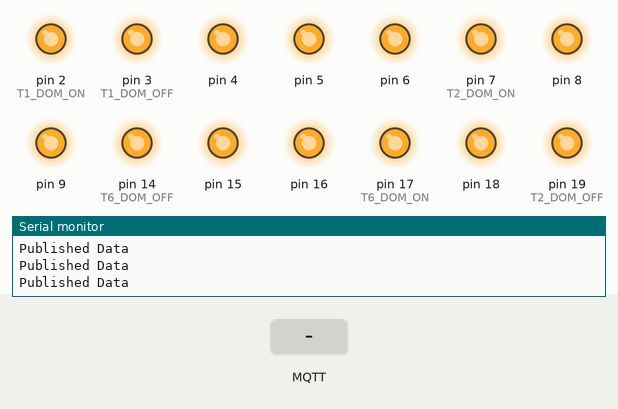
This sketch was run on a simulated Arduino Uno, built with avr-gcc and run on an emulated ATmega328P. On the bench: output pins drawn as LEDs (lit = HIGH), the last lines printed to the serial monitor. The test bench sets the inputs (shaded band). WiFi joins after 1.5 s; servers stay silent unless stated; no MQTT or app messages arrive unless stated.

Above: at 2.3 s.
2.4 s: MQTT message "turnOffMotorOne" arrives on the first subscribed topic
At 3.6 s:
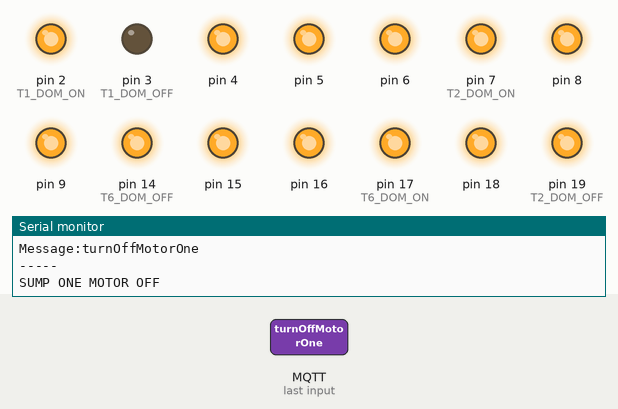
3.9 s: MQTT message "turnOnMotorOne" arrives on the first subscribed topic
At 6.8 s:
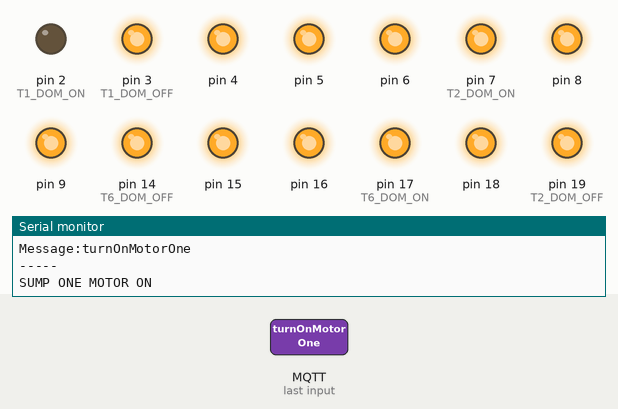
6.9 s: MQTT message "turnOnMotorOne" arrives on the second subscribed topic
At 9.3 s:
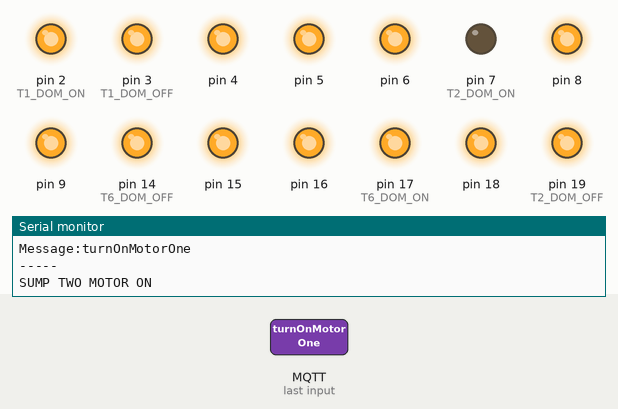
9.9 s: MQTT message "turnOffMotorOne" arrives on the second subscribed topic
At 11.5 s:
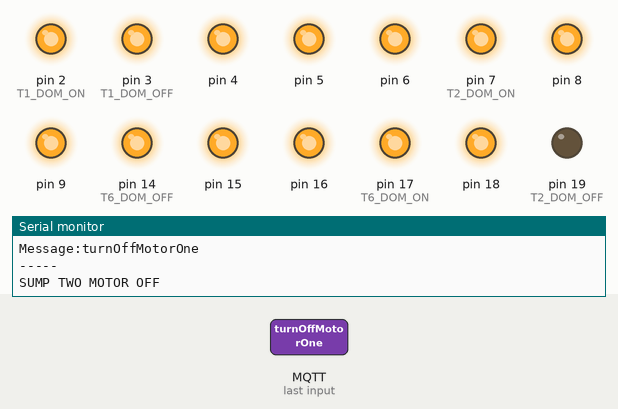
12.3 s: MQTT message "turnOnMotorOne" arrives on the third subscribed topic
At 15.2 s:
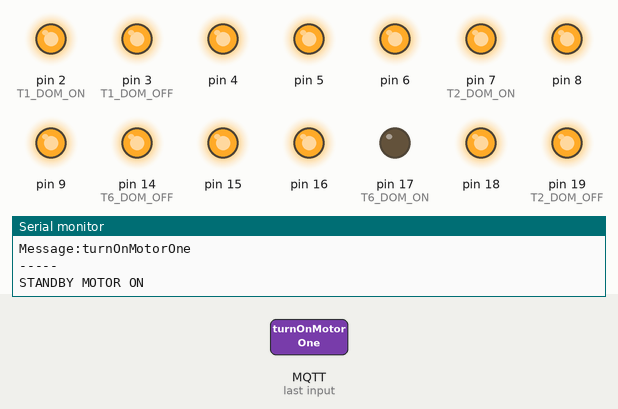
15.3 s: MQTT message "turnOffMotorOne" arrives on the third subscribed topic
At 18.4 s:
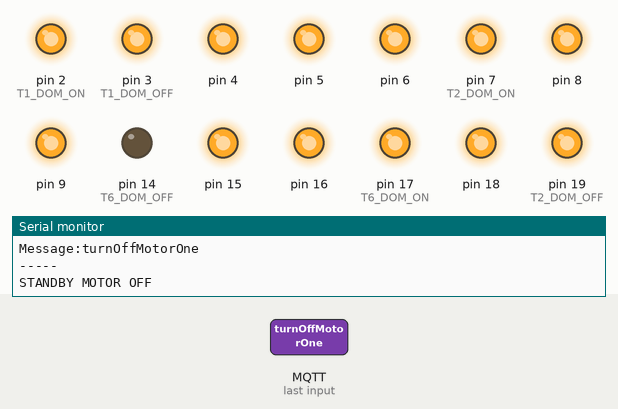
Timing chart, 0 to 22.5 s (numbered marks = the images above; inputs shaded):
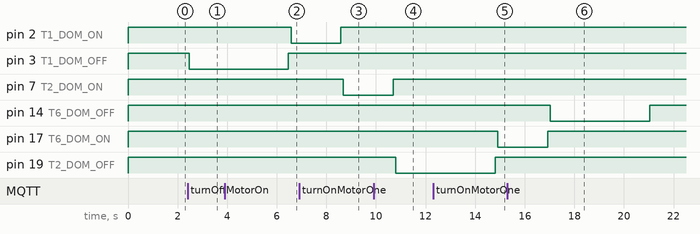

Measured:
- after the input at 2.4 s, pin 3 (T1_DOM_OFF): HIGH → LOW after 0.06 s
- after the input at 3.9 s, pin 2 (T1_DOM_ON): HIGH → LOW after 2.7 s
- after the input at 6.9 s, pin 7 (T2_DOM_ON): HIGH → LOW after 1.8 s
- after the input at 9.9 s, pin 19 (T2_DOM_OFF): HIGH → LOW after 0.90 s
- after the input at 12.3 s, pin 17 (T6_DOM_ON): HIGH → LOW after 2.6 s
- after the input at 15.3 s, pin 14 (T6_DOM_OFF): HIGH → LOW after 1.7 s, → HIGH 4.0 s later

The sketch:

sumpMotor.ino
```cpp
#include <SPI.h>
#include <Ethernet.h>
#include "PubSubClient.h"

#define INTERVAL    2000 // 2 sec delay between publishing

#define CLIENT_ID   "Tower_ONE_SWITCH" //client ID | Unique ID for SUMP & motor

//-----RELAY PINS
#define T1_DOM_ON 2 //SumpneTurnOn
#define T1_DOM_OFF 3 ////SumpneTurnOff

#define T2_DOM_ON 7 //sumptwoTurnOne
#define T2_DOM_OFF 19 //sumptwoTurnOne

#define T6_DOM_ON 17 //StandbyOn | Not using now
#define T6_DOM_OFF 14//StandbyOff | Not using now

#define UNIT_1_ONLINESTATUS "/sump/unitone/online" //Unit one includes T1, T2, and T6. To reduce unwanted memory coneception this will be better

#define T1_DOM_MOTORSTATUS "/sumpone/motorstatus"
#define T2_DOM_MOTORSTATUS "/sumptwo/motorstatus"
#define T6_DOM_MOTORSTATUS "/standby/motorstatus" //Standby | Not using now

#define T1_DOM_DASH_MOTORSTATUS "/sumpone/dashStatus"
#define T2_DOM_DASH_MOTORSTATUS "/sumptwo/dashStatus"
#define T6_DOM_DASH_MOTORSTATUS "/standby/dashStatus" //Standby | Not using now

#define T1_MESSAGES "/sumpone/messages"
#define T2_MESSAGES "/sumptwo/messages"
#define T6_MESSAGES "/standby/messages" //Standby | Not using now


//-----Motor Condition
bool t1_dom_motorConditionFlag = false;
bool t2_dom_motorConditionFlag = false;
bool t6_dom_motorConditionFlag = false;
//--------Motor Func
bool t1_dom_motorFunctionFlag  = true;

bool t2_dom_motorFunctionFlag  = false;

bool t6_dom_motorFunctionFlag  = false;
//--------ETherNet Config-----

//---------FLU
bool t1_dom_dataReceived = false;
bool t2_dom_dataReceived = false;
bool t6_dom_dataReceived = false;

int failCount = 0;
long previousMillis;

byte mac[] = { 0xDE, 0xAD, 0xBE, 0xAF, 0xDE, 0xEE };

IPAddress ip(192, 168, 1, 84);
IPAddress myDns(8, 8, 8, 8);
IPAddress gateway(192, 168, 1, 1);
IPAddress subnet(255, 255, 255, 0);

EthernetClient client;
PubSubClient mqttClient;

//--------------resetFunction
void(* resetFunc) (void) = 0;

//--------------CallBack
void callback(char* topic, byte* payload, unsigned int length) {
  char messageBuffer[30];  //somewhere to put the message
  int i = 0;
  Serial.print("Message arrived in topic: ");
  Serial.println(topic);
  Serial.print("-----Message-----------\n");
  Serial.print("Message:");


  memcpy(messageBuffer, payload, length);  //copy in the payload
  messageBuffer[length] = '\0';  //convert copied payload to a C style string
  Serial.println(messageBuffer);  //print the buffer if you want to

  Serial.println("-----");
  //-----T1 DOM
  if (strcmp(messageBuffer, "turnOnMotorOne") == 0 && strcmp(topic, T1_DOM_MOTORSTATUS) == 0) { //for T1 DOM
    //Serial.println("T1-DOM: TurnOn Motor ");
    mqttClient.publish(T1_MESSAGES, "SUMP 1 Motor On ");
    t1_dom_motorConditionFlag = true;
    if (!t1_dom_motorFunctionFlag) {
      t1_dom_turnOn();
    }
  }
  if (strcmp(messageBuffer, "turnOffMotorOne") == 0 && strcmp(topic, T1_DOM_MOTORSTATUS) == 0) {
    // Serial.println("Turn OFF Motor Command Received ");
    mqttClient.publish(T1_MESSAGES, "SUMP 1 Motor Off ");
    t1_dom_motorConditionFlag = true;
    if (t1_dom_motorFunctionFlag) {
      t1_dom_turnOff();
    }
    if(!t1_dom_dataReceived){
      t1_dom_turnOff();
      t1_dom_dataReceived = true;
    }
  }
  //-----T2 DOM
  if (strcmp(messageBuffer, "turnOnMotorOne") == 0 && strcmp(topic, T2_DOM_MOTORSTATUS) == 0) { //for T2 DOM
    // Serial.println("T1-DOM: TurnOn Motor ");
    mqttClient.publish(T2_MESSAGES, "SUMP 2 Motor On");
    t2_dom_motorConditionFlag = true;
    if (!t2_dom_motorFunctionFlag) {
      t2_dom_turnOn();
    }

  }
  if (strcmp(messageBuffer, "turnOffMotorOne") == 0 && strcmp(topic, T2_DOM_MOTORSTATUS) == 0) {
    // Serial.println("Turn OFF Motor Command Received ");
    mqttClient.publish(T2_MESSAGES, "SUMP 2 Motor Off");
    t2_dom_motorConditionFlag = true;
    if (t2_dom_motorFunctionFlag) {
      t2_dom_turnOff();
    }
    if(!t2_dom_dataReceived){
      t2_dom_turnOff();
      t2_dom_dataReceived = true;
    }
  }
  //---NOT USING NOW
  //-----T6 DOM
  if (strcmp(messageBuffer, "turnOnMotorOne") == 0 && strcmp(topic, T6_DOM_MOTORSTATUS) == 0) { //for T6 DOM
    // Serial.println("T1-DOM: TurnOn Motor ");
    mqttClient.publish(T6_MESSAGES, "StandBy ON");
    t6_dom_motorConditionFlag = true;
    if (!t6_dom_motorFunctionFlag) {
      t6_dom_turnOn();
    }

  }
  if (strcmp(messageBuffer, "turnOffMotorOne") == 0 && strcmp(topic, T6_DOM_MOTORSTATUS) == 0) {
    // Serial.println("Turn OFF Motor Command Received ");
    mqttClient.publish(T6_MESSAGES, "standby OFF");
    t6_dom_motorConditionFlag = true;
    if (t6_dom_motorFunctionFlag) {
      t6_dom_turnOff();
    }
    if(!t6_dom_dataReceived){
      t6_dom_turnOff();
      t6_dom_dataReceived = true;
    }
  }
}

void setup() {
  Serial.begin(9600);
  for (int i = 2; i <= 9; i++) { //pin config of relay
    pinMode(i, OUTPUT);
    digitalWrite(i, !LOW);
  }
  for (int i = 14; i <= 19; i++) { //pin config of relay
    pinMode(i, OUTPUT);
    digitalWrite(i, !LOW);
  }
  //-----ethernet setup
  // start the Ethernet connection:
  Serial.println(F("Initialize Ethernet with DHCP:"));
  Ethernet.begin(mac, ip, myDns, gateway, subnet);
  Serial.print("  DHCP assigned IP ");
  Serial.println(Ethernet.localIP());
  // give the Ethernet shield a second to initialize:
  delay(1000);

  Serial.println(F("SUMP TANK MOTOR"));

  //setup MQTT client
  mqttClient.setClient(client);
  mqttClient.setCallback(callback);

  mqttClient.setServer("192.168.1.85", 1883); //for using local broker

  Serial.println(F("MQTT client configured"));

  Serial.print(F(" \n Trying to connect as a client -> "));
  int connectionflag = mqttClient.connect(CLIENT_ID);
  Serial.println(connectionflag);

  boolean r;
  r = mqttClient.subscribe(T1_DOM_MOTORSTATUS);
  Serial.println(F("subscribed status MOTORSTATUS"));
  Serial.println(r);
  r = mqttClient.subscribe(T2_DOM_MOTORSTATUS);
  Serial.println(F("subscribed status MOTORSTATUS"));
  Serial.println(r);
  r = mqttClient.subscribe(T6_DOM_MOTORSTATUS);
  Serial.println(F("subscribed status MOTORSTATUS"));
  Serial.println(r);
}


bool t1_dom_sendData() {
  bool sendStatusFlag;
  char* msgBuffer;

  msgBuffer = "Online";
  sendStatusFlag = mqttClient.publish(UNIT_1_ONLINESTATUS, msgBuffer);
  if (sendStatusFlag == false) {
    Serial.println(F("Error while publishsing "));
    return false;
  }
  if (t1_dom_motorFunctionFlag) {
    msgBuffer = "ON";
    sendStatusFlag = mqttClient.publish(T1_DOM_DASH_MOTORSTATUS, msgBuffer);
    if (sendStatusFlag == false) {
      Serial.println(F("Error while publishsing "));
      return false;
    }
  }
  else if (!t1_dom_motorFunctionFlag) {
    msgBuffer = "OFF";
    sendStatusFlag = mqttClient.publish(T1_DOM_DASH_MOTORSTATUS, msgBuffer);
    if (sendStatusFlag == false) {
      Serial.println(F("Error while publishsing "));
      return false;
    }
  }
  Serial.println(F("Published Data "));
  return true;
}


bool t2_dom_sendData() {
  bool sendStatusFlag;
  char* msgBuffer;

  msgBuffer = "Online";
  sendStatusFlag = mqttClient.publish(UNIT_1_ONLINESTATUS, msgBuffer);
  if (sendStatusFlag == false) {
    Serial.println(F("Error while publishsing "));
    return false;
  }
  if (t2_dom_motorFunctionFlag) {
    msgBuffer = "ON";
    sendStatusFlag = mqttClient.publish(T2_DOM_DASH_MOTORSTATUS, msgBuffer);
    if (sendStatusFlag == false) {
      Serial.println(F("Error while publishsing "));
      return false;
    }
  }
  else if (!t2_dom_motorFunctionFlag) {
    msgBuffer = "OFF";
    sendStatusFlag = mqttClient.publish(T2_DOM_DASH_MOTORSTATUS, msgBuffer);
    if (sendStatusFlag == false) {
      Serial.println(F("Error while publishsing "));
      return false;
    }
  }
  Serial.println(F("Published Data "));
  return true;
}

bool t6_dom_sendData() {
  bool sendStatusFlag;
  char* msgBuffer;

  msgBuffer = "Online";
  sendStatusFlag = mqttClient.publish(UNIT_1_ONLINESTATUS, msgBuffer);
  if (sendStatusFlag == false) {
    Serial.println(F("Error while publishsing "));
    return false;
  }
  if (t1_dom_motorFunctionFlag) {
    msgBuffer = "ON";
    sendStatusFlag = mqttClient.publish(T6_DOM_DASH_MOTORSTATUS, msgBuffer);
    if (sendStatusFlag == false) {
      Serial.println(F("Error while publishsing "));
      return false;
    }
  }
  else if (!t6_dom_motorFunctionFlag) {
    msgBuffer = "OFF";
    sendStatusFlag = mqttClient.publish(T6_DOM_DASH_MOTORSTATUS, msgBuffer);
    if (sendStatusFlag == false) {
      Serial.println(F("Error while publishsing "));
      return false;
    }
  }
  Serial.println(F("Published Data "));
  return true;
}

void listenData() {
  //Listen TOPIC for necessory conditions
}
//---------------Tower One ------
void t1_dom_turnOn() {
  //Turn Off by 2Second control of starter box
  t1_dom_motorFunctionFlag = true;
  Serial.println(F("SUMP ONE MOTOR ON"));
  //M1_ON_RELAY
  digitalWrite(T1_DOM_ON, !HIGH);
  delay(2000);
  digitalWrite(T1_DOM_ON, !LOW);
}
void t1_dom_turnOff() {
  //Turn Off by 2Second control of starter box
  Serial.println(F("SUMP ONE MOTOR OFF"));
  t1_dom_motorFunctionFlag = false;
  //M1_OFF_RELAY
  digitalWrite(T1_DOM_OFF, !HIGH);
  delay(2000);
  digitalWrite(T1_DOM_OFF, !LOW);
//  delay(2000);
}
//
//---------------Tower Two ------
void t2_dom_turnOn() {
  //Turn Off by 2Second control of starter box
  t2_dom_motorFunctionFlag = true;
  Serial.println(F("SUMP TWO MOTOR ON"));
  //M1_ON_RELAY
  digitalWrite(T2_DOM_ON, !HIGH);
  delay(2000);
  digitalWrite(T2_DOM_ON, !LOW);
}
void t2_dom_turnOff() {
  //Turn Off by 2Second control of starter box
  Serial.println(F("SUMP TWO MOTOR OFF"));
  t2_dom_motorFunctionFlag = false;
  //M1_OFF_RELAY
  digitalWrite(T2_DOM_OFF, !HIGH);
  delay(2000);
  digitalWrite(T2_DOM_OFF, !LOW);
}
//---------------Tower Three ------
void t6_dom_turnOn() {
  //Turn Off by 2Second control of starter box
  t6_dom_motorFunctionFlag = true;
  Serial.println(F("STANDBY MOTOR ON"));
  //M1_ON_RELAY
  digitalWrite(T6_DOM_ON, !HIGH);
  delay(2000);
  digitalWrite(T6_DOM_ON, !LOW);
}
void t6_dom_turnOff() {
  //Turn Off by 2Second control of starter box
  Serial.println(F("STANDBY MOTOR OFF"));
  t6_dom_motorFunctionFlag = false;
  //M1_OFF_RELAY
  digitalWrite(T6_DOM_OFF, !HIGH);
  delay(2000);
  digitalWrite(T6_DOM_OFF, !LOW);
}

void reconnect() {
  // Loop until we're reconnected
  while (!mqttClient.connected()) {
    Serial.print(F("Attempting MQTT connection..."));
    // Attempt to connect
    if (mqttClient.connect(CLIENT_ID)) {
      Serial.println("connected");
      // Once connected, publish an announcement...
//      mqttClient.publish(ONLINESTATUS, "Online");
    }
    else {
      Serial.print("failed, rc=");
      int state = mqttClient.state();
      Serial.println(" try again in 2 seconds");
      delay(2000);
    }
  }
}
void loop() {
   mqttClient.loop();
  bool sendFlagcheck = false;
  if (millis() - previousMillis > INTERVAL) {
    sendFlagcheck = t1_dom_sendData();
    sendFlagcheck = t2_dom_sendData();
    sendFlagcheck = t6_dom_sendData();
    if (sendFlagcheck == false) {
      failCount ++;
    }
    else if (sendFlagcheck == true) {
      failCount = 0;
    }
    previousMillis = millis();
  }
  if (failCount > 5) {
    Serial.println(F("Resetting conection"));
    resetFunc();
    //reconnect();
  }
}
```
